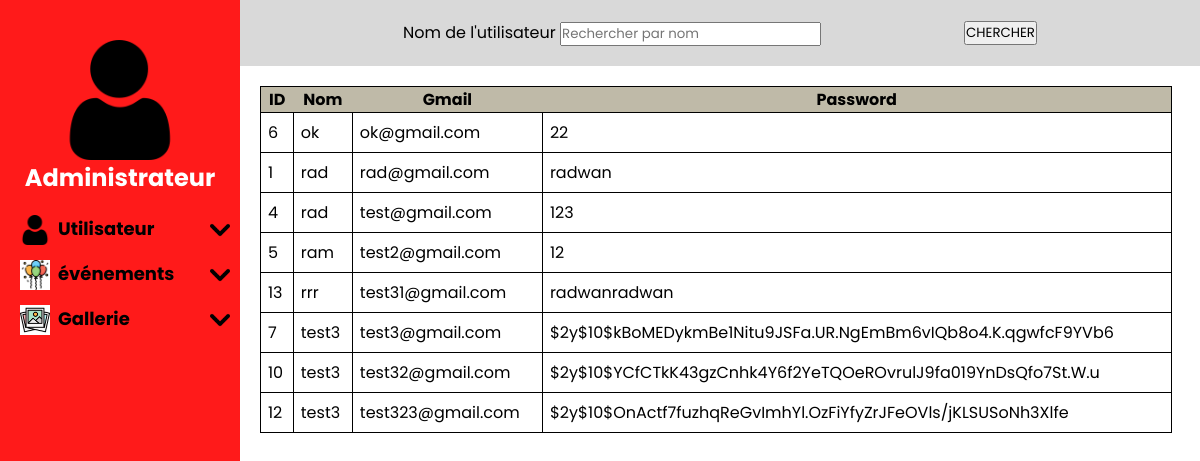
The page /admin/listeUtilisateurs.php on the database its author committed.
### tables this page shows
CREATE TABLE `user` (
  `id` int(11) NOT NULL,
  `nom` varchar(100) NOT NULL,
  `gmail` varchar(100) NOT NULL,
  `password` varchar(100) NOT NULL
);

### admin/listeUtilisateurs.php (the view, shortened to what this page needs)
<!DOCTYPE html>
<html lang="en">
<head>
    <link rel="stylesheet" href="styles.css">
</head>
<body>
     <aside>
        <div class="user-img"></div>
        <h2>Administrateur</h2>
        <nav>
            <ul>
                <li>
                    <img src="photo/user.png">Utilisateur
                        <label for="down1" class="nav-toggle">
                            <img src="photo/down-arrow.png" id="down">
                        </label>
                </li>
                <li>
                    <img src="photo/event.jpg" >événements
                        <label for="down2" class="nav-toggle">
                            <img src="photo/down-arrow.png" id="down">
                        </label>
                <li>
                    <img src="photo/gallery.jpg" >Gallerie
                        <label for="down3" class="nav-toggle">
                            <img src="photo/down-arrow.png" id="down">
                        </label>
               </ul>
        </nav>
    </aside>
    <?php
$server = "localhost";
$utilisateur = "root";
$motdepasse = "";
$base = "auth_db";
$sum = mysqli_connect($server, $utilisateur, $motdepasse, $base)
or die("Impossible de se connecter au serveur de base de données.");
mysqli_select_db($sum, $base)
or die("Impossible de trouver la base de données");
$res2 = mysqli_query($sum, "SELECT id, nom, gmail, password FROM user ORDER BY nom");
?>
<section id="corpsliste">
    <form action="" method="POST">
        <span>
            Nom de l'utilisateur
            <input type="text" name="nom" placeholder="Rechercher par nom">
        </span>
        <input type="submit" value="CHERCHER">
    </form>
    <table>
        <thead>
            <tr>
                <th>ID</th>
                <th>Nom</th>
                <th>Gmail</th>
                <th>Password</th>
            </tr>
        </thead>
        <tbody>
            <?php
            while ($row = mysqli_fetch_array($res2)) {
                echo "<tr>";
                echo "<td>" . htmlspecialchars($row['id']) . "</td>";
                echo "<td>" . htmlspecialchars($row['nom']) . "</td>";
                echo "<td>" . htmlspecialchars($row['gmail']) . "</td>";
                if (isset($row['password']) && !empty($row['password'])) {
                    echo "<td>" . htmlspecialchars($row['password']) . "</td>";
                } else {
                    echo "<td>Aucun mot de passe défini</td>";
                }
                echo "</tr>";
            }
            ?>
        </tbody>
    </table>
</section>
</body>
</html>

### admin/styles.css (style rules this page uses)
* { padding: 0; margin: 0; box-sizing: border-box; font-family: Poppins, sans-serif; }
body { min-height: 100vh; display: flex; }
aside { display: inline-block; min-height: 100vh; width: 20%; background: #ff1a1a; position: relative; padding-top: 40px; }
.user-img { background: url('photo/user.png'); background-size: cover; height: 120px; width: 120px; margin: 0 auto; }
aside h2 { color: #fff; text-align: center; margin-bottom: 20px; }
aside ul { padding-left: 20px; }
aside ul li, aside ul li a { position: relative; list-style: none; margin-bottom: 15px; font-size: 18px; font-weight: bold; cursor: pointer; text-decoration: none; color: black; }
nav label { position: absolute; height: 20px; width: 20px; right: 10px; cursor: pointer; }
aside ul li img { height: 30px; width: 30px; margin-right: 8px; vertical-align: middle; }
#down, #up { height: 20px; width: 20px; }
#corpsliste { width: 80%; }
#corpsliste form { width: 100%; display: flex; justify-content: space-evenly; align-items: center; background: #D9D9D9; padding: 20px; }
#corpsliste table { width: 95%; margin-left: 20px; border: 1px solid black; border-collapse: collapse; margin-top: 20px; }
#corpsliste table thead { text-align: center; font-weight: bold; background: #BFBAA8; }
#corpsliste table td { border: 1px solid black; padding: 7px; }

### rows shown on the page
user: id "6", nom "ok", gmail "ok@gmail.com", password "22"
user: id "1", nom "rad", gmail "rad@gmail.com", password "radwan"
user: id "4", nom "rad", gmail "test@gmail.com", password "123"
user: id "5", nom "ram", gmail "test2@gmail.com", password "12"
user: id "13", nom "rrr", gmail "test31@gmail.com", password "radwanradwan"
user: id "7", nom "test3", gmail "test3@gmail.com", password "$2y$10$kBoMEDykmBe1Nitu9JSFa.UR.NgEmBm6vIQb8o4.K.qgwfcF9YVb6"
user: id "10", nom "test3", gmail "test32@gmail.com", password "$2y$10$YCfCTkK43gzCnhk4Y6f2YeTQOeROvrulJ9fa019YnDsQfo7St.W.u"
user: id "12", nom "test3", gmail "test323@gmail.com", password "$2y$10$OnActf7fuzhqReGvImhYl.OzFiYfyZrJFeOVls/jKLSUSoNh3Xlfe"
